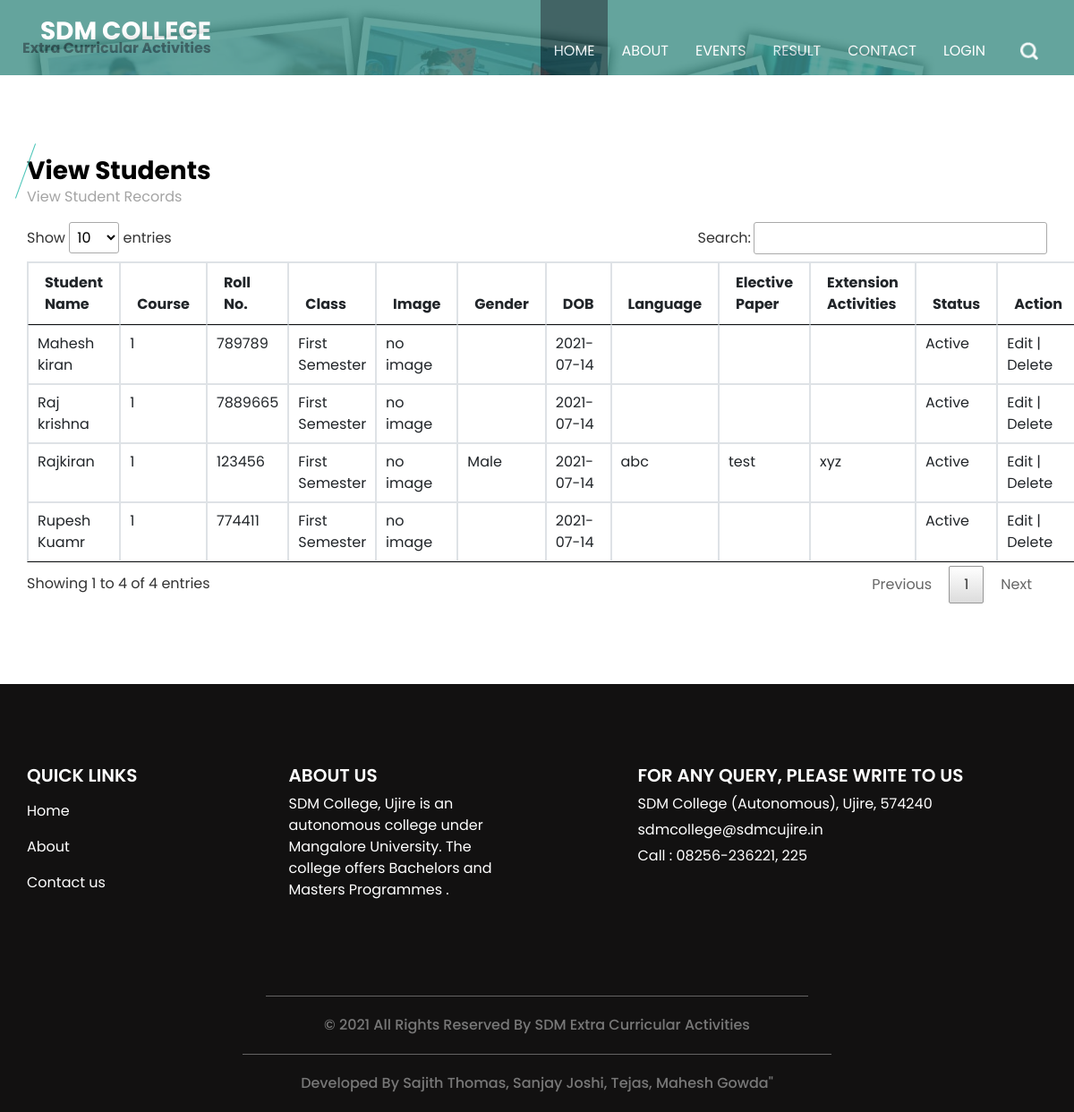
The page /viewstudent.php on the database its author committed.
### tables this page shows
CREATE TABLE `student` (
  `student_id` int(11) NOT NULL,
  `student_name` varchar(30) NOT NULL,
  `course_id` int(11) NOT NULL,
  `student_rollno` varchar(10) NOT NULL,
  `student_password` varchar(300) NOT NULL,
  `st_class` varchar(20) NOT NULL,
  `student_image` varchar(300) NOT NULL,
  `gender` varchar(10) NOT NULL,
  `dob` date NOT NULL,
  `language` varchar(25) NOT NULL,
  `elective_paper` varchar(20) NOT NULL,
  `extension_activities` varchar(50) NOT NULL,
  `student_status` varchar(10) NOT NULL
);

### viewstudent.php (the view, shortened to what this page needs)
<?php
include("header.php");
?>
  <section class="event_section layout_padding">
    <div class="container">
      <div class="heading_container">
        <h3>
          View Students
        </h3>
        <p>
          View Student Records
        </p>
      </div>
      <div class="event_container">
        <div class="">
<table id="datatableplugin" class="table table-bordered">
	<thead>
		<tr>
			<th>Student Name</th>
			<th>Course</th>
			<th>Roll No.</th>
			<th>Class</th>
			<th>Image</th>
			<th>Gender</th>
			<th>DOB</th>
			<th>Language</th>
			<th>Elective Paper</th>
			<th>Extension Activities</th>
			<th>Status</th>
			<th>Action</th>
		</tr>
	</thead>
	<tbody>
		<?php
		$sqlview = "SELECT * FROM  student ";
		$qsqlview = mysqli_query($con,$sqlview);
		while($rsview = mysqli_fetch_array($qsqlview))
		{
			echo "<tr>
				<td>$rsview[student_name]</td>
				<td>$rsview[course_id]</td>
				<td>$rsview[student_rollno]</td>
				<td>$rsview[st_class]</td>
				<td>$rsview[student_image]</td>
				<td>$rsview[gender]</td>
				<td>$rsview[dob]</td>
				<td>$rsview[language]</td>
				<td>$rsview[elective_paper]</td>
				<td>$rsview[extension_activities]</td>
				<td>$rsview[student_status]</td>
				<td>Edit | Delete</td>
			</tr>";
		}
		?>
	</tbody>
</table>
        </div>
      </div>
    </div>
  </section>
<?php
include("footer.php");
?>

### header.php (shortened to what this page needs)
<!DOCTYPE html>
<html>
<head>
  <link rel="stylesheet" type="text/css" href="css/bootstrap.css" />
  <link href="css/style.css" rel="stylesheet" />
  <link href="css/responsive.css" rel="stylesheet" />
  <link href="css/jquery.dataTables.min.css" rel="stylesheet" />
</head>
<body
<?php
if(basename($_SERVER['PHP_SELF']) != "index.php")
{
?>
class="sub_page"
<?php
}
?>>
  <div class="hero_area">
    <header class="header_section">
      <div class="container-fluid">
        <nav class="navbar navbar-expand-lg custom_nav-container ">
          <a class="navbar-brand" href="index.php">
            <h3>
              SDM College
            </h3>
            <span>Extra Curricular Activities</span>
          </a>
          <div class="collapse navbar-collapse ml-auto" id="navbarSupportedContent">
            <ul class="navbar-nav  ml-auto">
              <li class="nav-item active">
                <a class="nav-link" href="index.php">Home <span class="sr-only">(current)</span></a>
              </li>
              <li class="nav-item">
                <a class="nav-link" href="about.php"> About </a>
              </li>
              <li class="nav-item">
                <a class="nav-link" href="event.php"> Events </a>
              </li>
              <li class="nav-item">
                <a class="nav-link" href="course.php"> Result </a>
              </li>
              <li class="nav-item">
                <a class="nav-link" href="contact.php">Contact</a>
              </li>
              <li class="nav-item">
                <a class="nav-link" href="login.php">Login</a>
              </li>
            </ul>
            <form class="form-inline my-2 my-lg-0 ml-0 ml-lg-4 mb-3 mb-lg-0">
              <button class="btn  my-2 my-sm-0 nav_search-btn" type="submit"></button>
            </form>
          </div>
        </nav>
      </div>
    </header>
	</body>
	</html>

### footer.php (shortened to what this page needs)
  <section class="info_section layout_padding">
    <div class="container">
      <div class="row">
        <div class="col-md-3">
          <div class="info_menu">
            <h5>
              QUICK LINKS
            </h5>
            <ul class="navbar-nav  ">
              <li class="nav-item active">
                <a class="nav-link" href="index.php">Home <span class="sr-only">(current)</span></a>
              </li>
              <li class="nav-item">
                <a class="nav-link" href="about.php"> About </a>
              </li>
              <li class="nav-item">
                <a class="nav-link" href="contact.php">Contact us</a>
              </li>
            </ul>
          </div>
        </div>
        <div class="col-md-3">
          <div class="info_course">
            <h5>
              About Us
            </h5>
            <p>
              SDM College, Ujire is an autonomous college under Mangalore University. The college offers Bachelors and Masters Programmes .
            </p>
          </div>
        </div>
        <div class="col-md-5 offset-md-1">
          <div class="info_news">
            <h5>
              FOR ANY QUERY, PLEASE WRITE TO US
            </h5>
            <div class="info_contact">
              <a href="">
                SDM College (Autonomous), Ujire, 574240
              </a>
              <a href="">
                sdmcollege@sdmcujire.in
              </a>
              <a href="">
                Call : 08256-236221, 225
              </a>
            </div>
          </div>
        </div>
      </div>
    </div>
  </section>
  <footer class="container-fluid footer_section">
    <p>
      &copy; 2021 All Rights Reserved By SDM Extra Curricular Activities
    </p>
  </footer>
  <footer class="container-fluid footer_section">
      <p>
        Developed By Sajith Thomas, Sanjay Joshi, Tejas, Mahesh Gowda"
      </p>
  </footer>
</body>
</html>

### css/style.css (style rules this page uses)
body { font-family: "Poppins", sans-serif; color: #000000; background-color: #ffffff; }
.header_section { background-color: #3e8e85; opacity: 0.8; }
.layout_padding { padding: 90px 0; }
.heading_container { display: -webkit-box; display: -ms-flexbox; display: flex; -webkit-box-orient: vertical; -webkit-box-direction: normal; -ms-flex-direction: column; flex-direction: column; -webkit-box-align: start; -ms-flex-align: start; align-items: flex-start; }
.heading_container h3 { font-weight: bold; position: relative; margin-bottom: 15px; }
.heading_container h3::before { content: ""; position: absolute; top: 50%; left: 2px; width: 1px; height: 65px; background-color: #4bc5b8; -webkit-transform: translateY(-50%) rotate(20deg); transform: translateY(-50%) rotate(20deg); }
.hero_area { height: 100vh; background-color: #b5caee; background-image: url(../images/hero-bg.jpg); background-size: cover; }
.sub_page .hero_area { height: auto; }
.header_section .container-fluid { padding-right: 25px; padding-left: 25px; }
.custom_nav-container .navbar-nav .nav-item .nav-link { padding: 45px 15px 15px; color: #ffffff; text-align: center; position: relative; text-transform: uppercase; }
.custom_nav-container .navbar-nav .nav-item:hover .nav-link, .custom_nav-container .navbar-nav .nav-item.active .nav-link { background-color: #133e3f; }
.custom_nav-container .form-inline { padding-top: 30px; }
a, a:hover, a:focus { text-decoration: none; }
.btn, .btn:focus { outline: none !important; -webkit-box-shadow: none; box-shadow: none; }
.custom_nav-container .nav_search-btn { background-image: url(../images/search-icon.png); background-size: 20px; background-repeat: no-repeat; background-position-y: 7px; width: 35px; height: 35px; padding: 0; border: none; }
.navbar-brand { display: -webkit-box; display: -ms-flexbox; display: flex; -webkit-box-orient: vertical; -webkit-box-direction: normal; -ms-flex-direction: column; flex-direction: column; -webkit-box-align: end; -ms-flex-align: end; align-items: flex-end; }
.navbar-brand h3 { color: #ffffff; font-weight: bold; text-transform: uppercase; margin: 0; }
.navbar-brand span { font-size: 16px; font-weight: bold; color: #133e3f; margin-top: -10px; }
.custom_nav-container { z-index: 99999; padding: 0; }
.event_section .heading_container h3 { margin-bottom: 0; }
.event_section .heading_container h3::before { left: -2px; }
.event_section p { color: #a4a4a4; }
.info_section { background-color: #121111; color: #ffffff; }
.info_section h5 { text-transform: uppercase; font-weight: 600; }
.info_section .info_menu .navbar-nav .nav-item .nav-link { color: #ffffff; }
.info_section .info_news .info_contact { display: -webkit-box; display: -ms-flexbox; display: flex; -webkit-box-orient: vertical; -webkit-box-direction: normal; -ms-flex-direction: column; flex-direction: column; -webkit-box-align: start; -ms-flex-align: start; align-items: flex-start; }
.info_section .info_news .info_contact a { color: #ffffff; margin-bottom: 5px; }
.footer_section { background-color: #121111; font-weight: 500; display: -webkit-box; display: -ms-flexbox; display: flex; -webkit-box-pack: center; -ms-flex-pack: center; justify-content: center; }
.footer_section p { padding: 20px 65px; color: #787878; margin: 0 auto; text-align: center; border-top: 1px solid rgba(224, 224, 224, 0.4); }

### css/responsive.css (style rules this page uses)
@media (min-width: 1200px) { .container { max-width: 1170px; } }

### rows shown on the page
student: student_name "Rajkiran", course "1", student_rollno "123456", st_class "First Semester", student_image "no image", gender "Male", dob "2021-07-14", language "abc", elective_paper "test", extension_activities "xyz", student_status "Active"
student: student_name "Mahesh kiran", course "1", student_rollno "789789", st_class "First Semester", student_image "no image", dob "2021-07-14", student_status "Active"
student: student_name "Rupesh Kuamr", course "1", student_rollno "774411", st_class "First Semester", student_image "no image", dob "2021-07-14", student_status "Active"
student: student_name "Raj krishna", course "1", student_rollno "7889665", st_class "First Semester", student_image "no image", dob "2021-07-14", student_status "Active"
